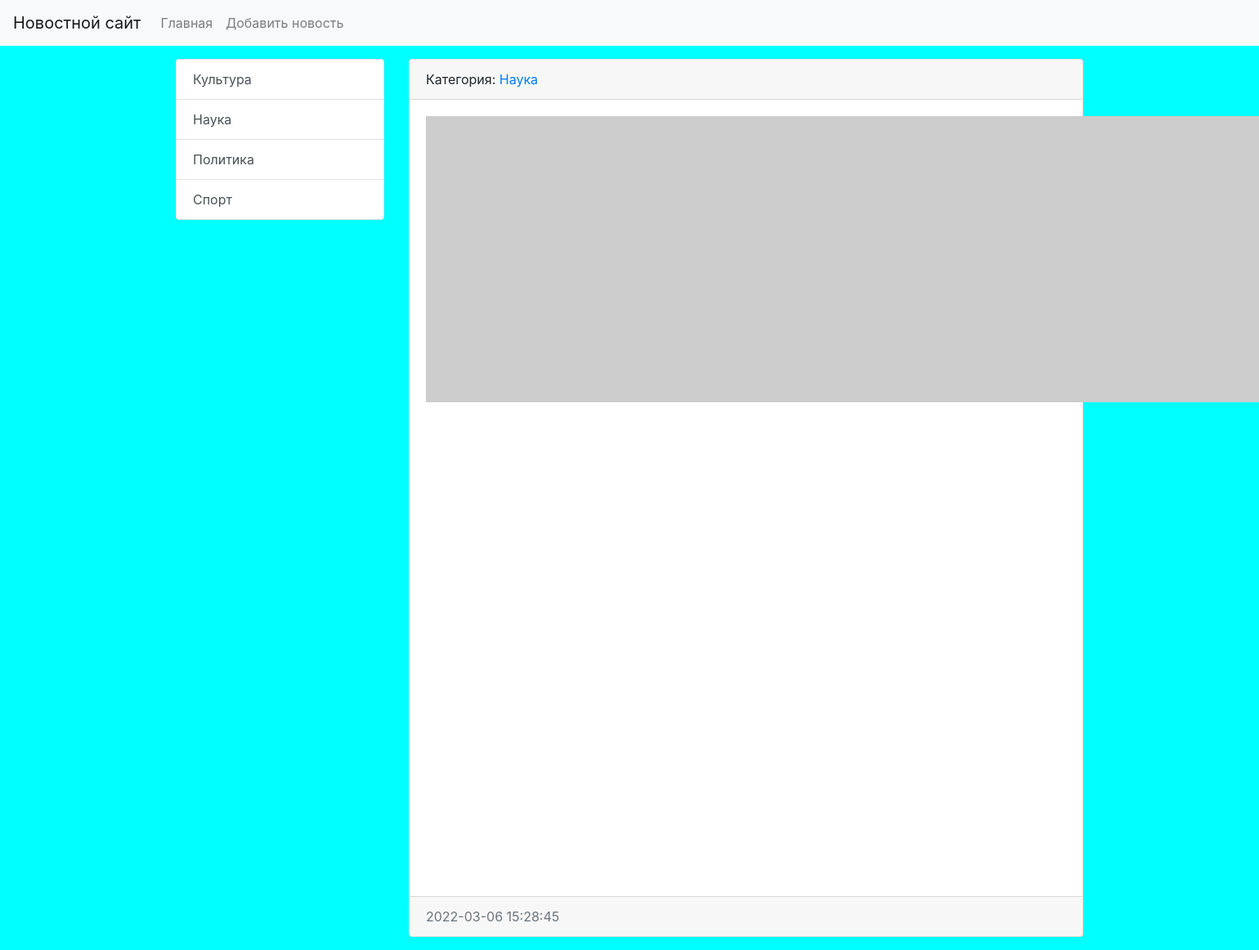
/category/4/, run on an earlier commit of the app's database.
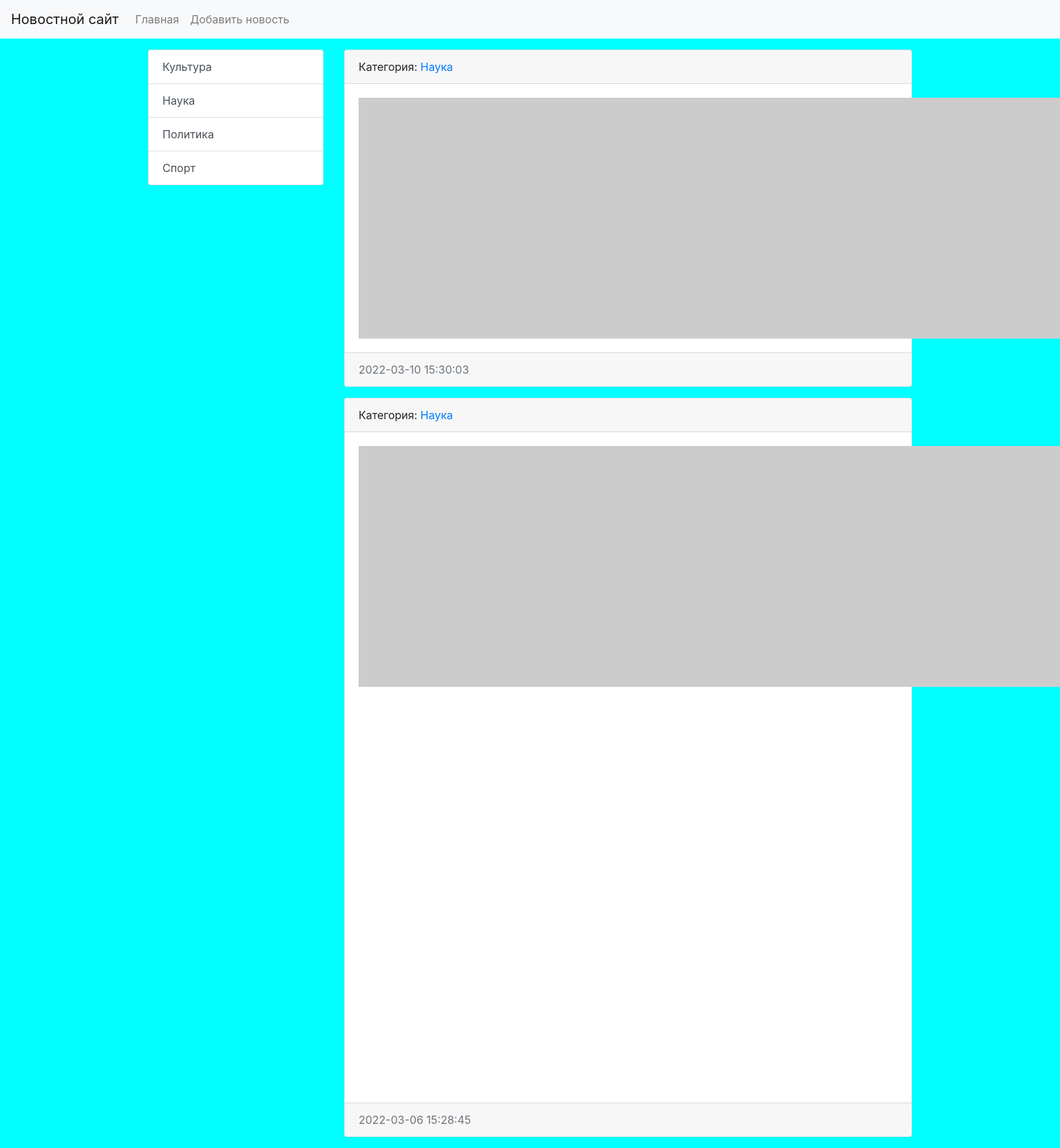
And on a later commit of the database.
### news/models.py (models this page shows, shortened)
class Category(models.Model):
    title = models.CharField(max_length=150, db_index=True, verbose_name='Имя категории')
    def get_absolute_url(self):
        return reverse_lazy('category', kwargs={"category_id": self.pk})
    class Meta:
        verbose_name = 'Категория'
        verbose_name_plural = 'Категории'
        ordering = ['title']
    def __str__(self):
        return self.title

class News(models.Model):
    title = models.CharField(max_length=150, verbose_name='Наименование')
    content = models.TextField(blank=True, verbose_name='Контент')
    created_at = models.DateTimeField(auto_now_add=True, verbose_name='Дата публикации')
    updated_at = models.DateTimeField(auto_now=True, verbose_name='Обновлено')
    photo = models.ImageField(upload_to='photos/%Y/%m/%d/', verbose_name='Фото', blank=True)
    is_published = models.BooleanField(default=True, verbose_name='Опубликовано?')
    category = models.ForeignKey('Category', on_delete=models.PROTECT, verbose_name='Категория')
    class Meta:
        verbose_name = 'Новость'
        verbose_name_plural = 'Новости'
        ordering = ['-created_at']

### news/views.py (the view)
# urls.py: path('category/<int:category_id>/', get_category, name='category'),
def get_category(request, category_id):
    news = News.objects.filter(category_id=category_id)
    category = Category.objects.get(pk=category_id)
    context = {'news': news,
               'category': category}
    return render(request, template_name='news/category.html', context=context)

### news/templatetags/news_tags.py (called while the page is built)
@register.inclusion_tag('news/list_categories.html')
def show_categories():
    categories = Category.objects.all()
    return {"categories": categories}

### news/templates/news/category.html (shortened to what this page needs)
{% extends "base.html" %}
{% block sidebar %}
{% include 'inc/_sidebar.html' %}
{% endblock %}
{% block content %}
{% for item in news %}
<div class="card mb-3">
    <div class="card-header">
        Категория: <a href="{% url 'category' item.category.pk %}">{{item.category}}</a>
    </div>
    <div class="card-body">
        <div class="media">
            {% if item.photo %}
            <img src="{{ item.photo.url }}" alt="" width="350" class="mr-3">
            {% else %}
            <img src="https://picsum.photos/id/1060/350/235/?blur=2" alt="" class="mr-3">
            {% endif %}
        </div>
    </div>
    <div class="card-footer text-muted">
        {{ item.created_at|date:"Y-m-d H:i:s" }}
    </div>
</div>
{% endfor %}
{% endblock %}

### news/templates/news/list_categories.html
<div class="list-group">
    {% for item in categories %}
    <a href="{{ item.get_absolute_url }}" class="list-group-item list-group-item-action">{{ item.title }}</a>
    {% endfor %}
</div>

What changed in the data, as far as the page shows it:
added News: category "Наука", created_at "2022-03-10 15:30:03"
